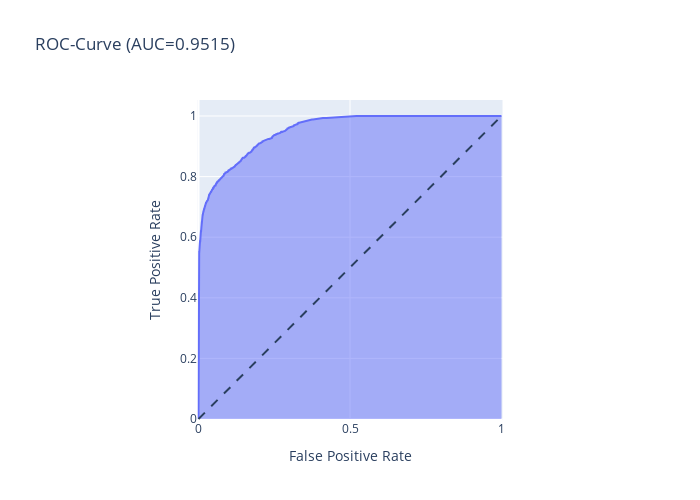

The notebook cell this image was saved under:
### Markdown cell above
#### ROC-Curve

### Code cell
fpr, tpr, _ = roc_curve(y_test['response'], y_pred_proba_bt)
auc_score_bt = roc_auc_score(y_test['response'], y_pred_proba_bt)


fig = px.area(
    x=fpr, y=tpr,
    title=f'ROC-Curve (AUC={auc(fpr, tpr):.4f})',
    labels=dict(x='False Positive Rate', y='True Positive Rate'),
    width=700, height=500
)


fig.add_shape(
    type='line', line=dict(dash='dash'),
    x0=0, x1=1, y0=0, y1=1
)


fig.update_yaxes(scaleanchor="x", scaleratio=1)
fig.update_xaxes(constrain='domain')

fig.show()

### Figure 1 — Plotly figure (JSON) as saved in the notebook; plotly's stock layout.template omitted (floating-point values rounded to 4 significant figures; data arrays with more than 128 entries replaced by an {"elided": "..."} marker saying what was removed)
{"data": [{"hovertemplate": "False Positive Rate=%{x}<br>True Positive Rate=%{y}<extra></extra>", "legendgroup": "", "line": {"color": "#636efa"}, "marker": {"symbol": "circle"}, "mode": "lines", "name": "", "orientation": "v", "showlegend": false, "stackgroup": "1", "type": "scatter", "x": {"elided": "1089 float values"}, "xaxis": "x", "y": {"elided": "1089 float values"}, "yaxis": "y"}], "layout": {"height": 500, "legend": {"tracegroupgap": 0}, "shapes": [{"line": {"dash": "dash"}, "type": "line", "x0": 0, "x1": 1, "y0": 0, "y1": 1}], "title": {"text": "ROC-Curve (AUC=0.9515)"}, "width": 700, "xaxis": {"anchor": "y", "constrain": "domain", "domain": [0, 1], "title": {"text": "False Positive Rate"}}, "yaxis": {"anchor": "x", "domain": [0, 1], "scaleanchor": "x", "scaleratio": 1, "title": {"text": "True Positive Rate"}}}}
